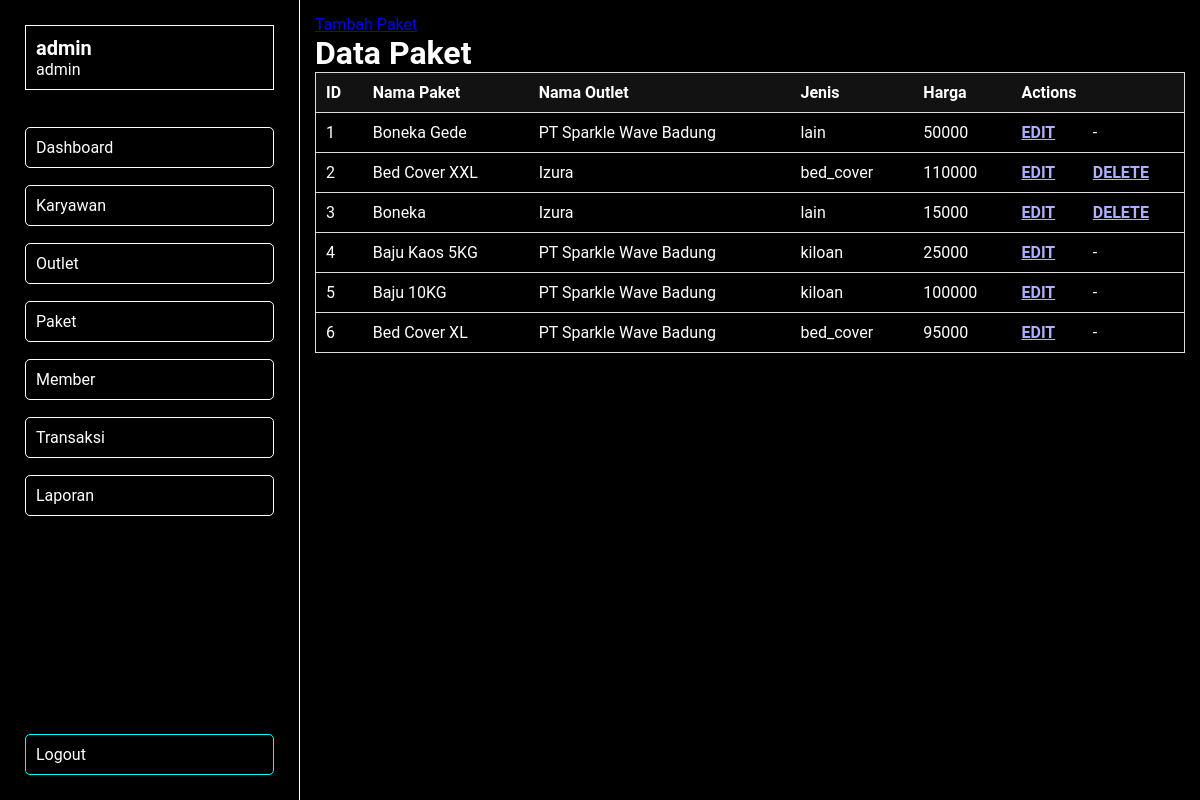
The app's page /views/admin_panel/panel.php?page=paket (signed in) with its own data.
### tables this page shows
CREATE TABLE `tb_paket` (
  `id` int NOT NULL,
  `id_outlet` int NOT NULL,
  `jenis` enum('kiloan','selimut','bed_cover','kaos','lain') NOT NULL,
  `nama_paket` varchar(100) NOT NULL,
  `harga` int NOT NULL
);

CREATE TABLE `tb_outlet` (
  `id` int NOT NULL,
  `nama` varchar(100) NOT NULL,
  `alamat` text NOT NULL,
  `tlp` varchar(15) NOT NULL
);

### views/admin_panel/c/paket.php (the view, shortened to what this page needs)
<div class="box karyawan">
    <a href="?page=tambah_paket">Tambah Paket</a>
    <h1 class="title">Data Paket</h1>
    <table class="tabel-data">
        <tr>
            <th>ID</th>
            <th>Nama Paket</th>
            <th>Nama Outlet</th>
            <th>Jenis</th>
            <th>Harga</th>
            <th colspan="2">Actions</th>
        </tr>
        <?php
            $query = "SELECT tb_outlet.id AS outlet_id, tb_outlet.nama, tb_paket.* FROM tb_paket LEFT JOIN tb_outlet ON tb_paket.id_outlet = tb_outlet.id";
            $result = mysqli_query($koneksi, $query);
            while($data = mysqli_fetch_assoc($result)) {
        ?>
                    <tr>
                    <td><?= $data['id'] ?></td>
                    <td><?= $data['nama_paket'] ?></td>
                    <td><?= $data['nama'] ?></td>
                    <td><?= $data['jenis'] ?></td>
                    <td><?= $data['harga'] ?></td>
                    <td><a href='?page=edit_paket&id=$data[id]'>EDIT</a></td>
                    <?php
                    $id = $data['id'];
                    $hide_delete = mysqli_fetch_row(mysqli_query($koneksi, "SELECT COUNT(*) as total FROM tb_paket INNER JOIN tb_detail_transaksi ON tb_paket.id=tb_detail_transaksi.id_paket WHERE tb_paket.id='$id'"));
                    if ($hide_delete[0] == '0') {
                    ?>
                        <td><a href="?page=delete_paket&id=<?= $data['id'] ?>" onclick="return confirm('Apakah ingin menghapus data ini?')">DELETE</a></td>
                    <?php
                    } else {
                        echo "<td>-</td>";
                    }
                    ?>
                    </tr>
        <?php
            }
        ?>
    </table>
</div>

### views/admin_panel/css_panel/form.css (style rules this page uses)
body { background-color: black; font-family: "Roboto", sans-serif; height: 100vh; overflow-x: hidden; color: white; }

### views/admin_panel/css_panel/panel.css (style rules this page uses)
* { margin: 0; padding: 0; box-sizing: border-box; }
body { background-color: black; min-height: 100vh; }
h1, h2, h3, h4, h5, h6, p, input, select, textarea, div, span { color: white; }
tr, td, th { color: white; }

### views/admin_panel/css_panel/sidebar.css (style rules this page uses)
body { padding-left: 300px; font-family: "Roboto", sans-serif; }

### views/admin_panel/css_panel/detail_transaksi.css (style rules this page uses)
body { min-height: auto; height: min-content !important; }

### views/admin_panel/css_panel/table.css (style rules this page uses)
table.tabel-data { border-collapse: collapse; width: 100%; margin-bottom: 20px; }
table.tabel-data th { background-color: #121212; color: white; font-weight: bold; padding: 10px; text-align: left; }
table.tabel-data td { border-bottom: 1px solid #ddd; padding: 10px; }
table.tabel-data td a { color: rgb(175, 175, 255); font-weight: bold; }
table.tabel-data tr { border-top: 1px solid #ddd; border-left: 1px solid #ddd; border-right: 1px solid #ddd; }

### records on screen
tb_paket: id "1", nama_paket "Boneka Gede", id_outlet.nama "PT Sparkle Wave Badung", jenis "lain", harga "50000"
tb_paket: id "2", nama_paket "Bed Cover XXL", id_outlet.nama "Izura", jenis "bed_cover", harga "110000"
tb_paket: id "3", nama_paket "Boneka", id_outlet.nama "Izura", jenis "lain", harga "15000"
tb_paket: id "4", nama_paket "Baju Kaos 5KG", id_outlet.nama "PT Sparkle Wave Badung", jenis "kiloan", harga "25000"
tb_paket: id "5", nama_paket "Baju 10KG", id_outlet.nama "PT Sparkle Wave Badung", jenis "kiloan", harga "100000"
tb_paket: id "6", nama_paket "Bed Cover XL", id_outlet.nama "PT Sparkle Wave Badung", jenis "bed_cover", harga "95000"

### other values on screen
$username "admin"
$role "admin"
